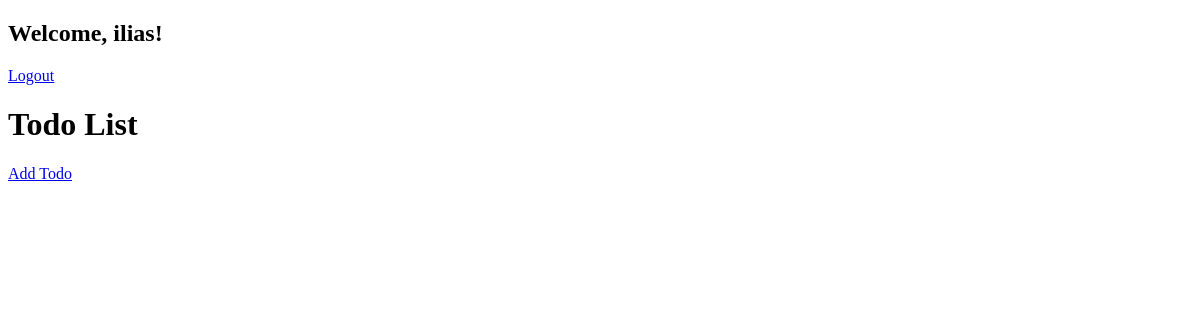
Before: / (signed in) with the older database file.
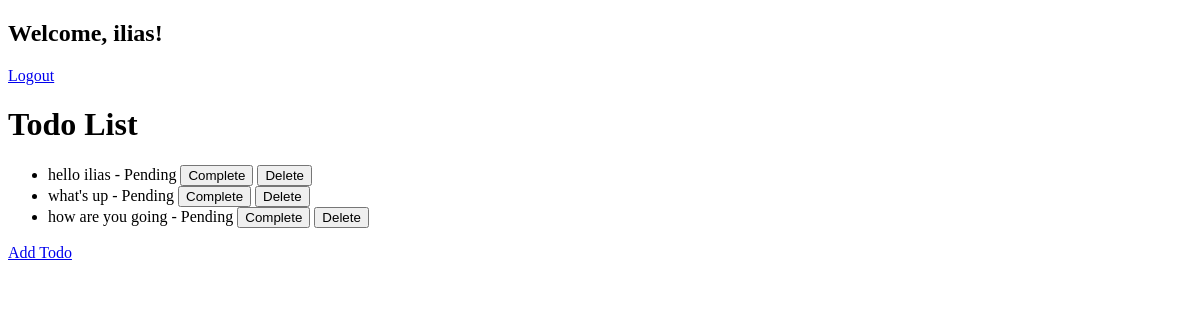
After: the same page with the newer database file.
### app/models.py (models this page shows, shortened)
class Todo(models.Model):
    title = models.CharField(max_length=200)
    completed = models.BooleanField(default=False)
    user = models.ForeignKey(settings.AUTH_USER_MODEL, on_delete=models.CASCADE, null=True)  # New field to associate Todo with a user

### app/views.py (the view)
# urls.py: path('', todo_list, name='todo_list'),
@login_required
def todo_list(request):
    todos = Todo.objects.filter(user=request.user)  # Filter todos by the logged-in user
    return render(request, 'todo_list.html', {'todos': todos})

### templates/todo_list.html (shortened to what this page needs)
<!DOCTYPE html>
<html>
<head>
</head>
<body>
    <h2>Welcome, {{ user.username }}!</h2>
    <p><a href="{% url 'logout' %}">Logout</a></p>
    <h1>Todo List</h1>
    <ul>
        {% if todos %} {% for todo in todos %}
        <li class="{% if todo.completed %}strikethrough{% endif %}">
            {{ todo.title }} - {% if todo.completed %}Completed{% else %}Pending{% endif %}
            <form action="{% url 'toggle_todo_completion' todo.id %}" method="POST" style="display:inline;">
                <button type="submit">{% if todo.completed %}Undo{% else %}Complete{% endif %}</button>
            </form>
            <form action="{% url 'delete_todo' todo.id %}" method="POST" style="display:inline;">
                <button type="submit" onclick="return confirm('Are you sure you want to delete this todo?');">Delete</button>
            </form>
        </li>
        {% endfor %} {% endif %}
    </ul>
    <a href="{% url 'add_todo' %}">Add Todo</a>
</body>
</html>

Changed rows visible on the page:
added Todo: title "hello ilias", completed "Pending"
added Todo: title "what's up", completed "Pending"
added Todo: title "how are you going", completed "Pending"
